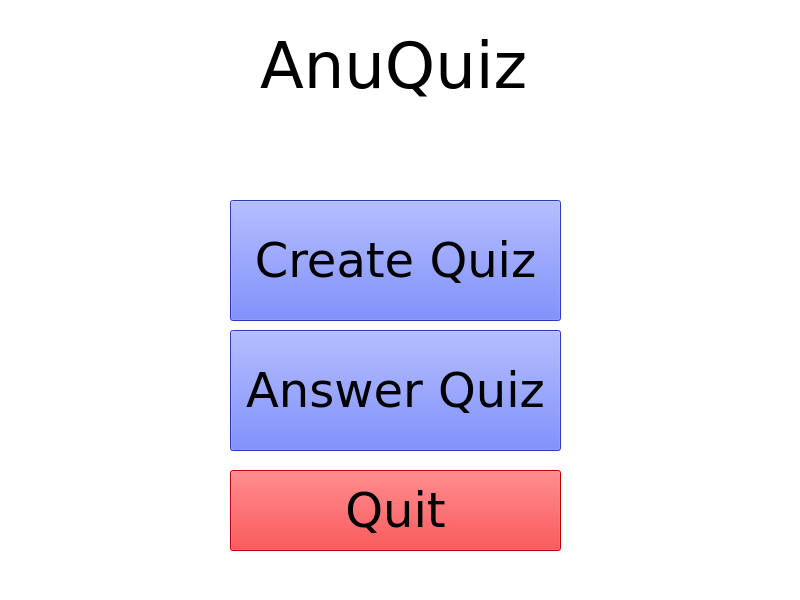
<?xml version="1.0" encoding="UTF-8"?>
<ui version="4.0">
 <class>MainWindow</class>
 <widget class="QMainWindow" name="MainWindow">
  <property name="geometry">
   <rect>
    <x>0</x>
    <y>0</y>
    <width>800</width>
    <height>600</height>
   </rect>
  </property>
  <property name="windowTitle">
   <string>AnuQuiz</string>
  </property>
  <property name="autoFillBackground">
   <bool>false</bool>
  </property>
  <property name="styleSheet">
   <string notr="true">background:rgb(255, 255, 255)</string>
  </property>
  <widget class="QWidget" name="centralwidget">
   <widget class="QLabel" name="label">
    <property name="geometry">
     <rect>
      <x>260</x>
      <y>-10</y>
      <width>311</width>
      <height>151</height>
     </rect>
    </property>
    <property name="font">
     <font>
      <family>Verdana</family>
      <pointsize>48</pointsize>
     </font>
    </property>
    <property name="text">
     <string>AnuQuiz</string>
    </property>
   </widget>
   <widget class="QPushButton" name="createQuizButton">
    <property name="geometry">
     <rect>
      <x>230</x>
      <y>200</y>
      <width>331</width>
      <height>121</height>
     </rect>
    </property>
    <property name="font">
     <font>
      <family>Verdana</family>
      <pointsize>36</pointsize>
     </font>
    </property>
    <property name="styleSheet">
     <string notr="true">background:rgb(58, 84, 255)
</string>
    </property>
    <property name="text">
     <string>Create Quiz</string>
    </property>
   </widget>
   <widget class="QPushButton" name="answerQuizButton">
    <property name="geometry">
     <rect>
      <x>230</x>
      <y>330</y>
      <width>331</width>
      <height>121</height>
     </rect>
    </property>
    <property name="font">
     <font>
      <family>Verdana</family>
      <pointsize>36</pointsize>
     </font>
    </property>
    <property name="styleSheet">
     <string notr="true">background:rgb(58, 84, 255)
</string>
    </property>
    <property name="text">
     <string>Answer Quiz</string>
    </property>
   </widget>
   <widget class="QPushButton" name="quitButton">
    <property name="geometry">
     <rect>
      <x>230</x>
      <y>470</y>
      <width>331</width>
      <height>81</height>
     </rect>
    </property>
    <property name="font">
     <font>
      <family>Verdana</family>
      <pointsize>36</pointsize>
     </font>
    </property>
    <property name="styleSheet">
     <string notr="true">background:rgb(255, 0, 4)
</string>
    </property>
    <property name="text">
     <string>Quit</string>
    </property>
   </widget>
  </widget>
  <widget class="QMenuBar" name="menubar">
   <property name="geometry">
    <rect>
     <x>0</x>
     <y>0</y>
     <width>800</width>
     <height>21</height>
    </rect>
   </property>
  </widget>
  <widget class="QStatusBar" name="statusbar"/>
 </widget>
 <resources/>
 <connections/>
</ui>
